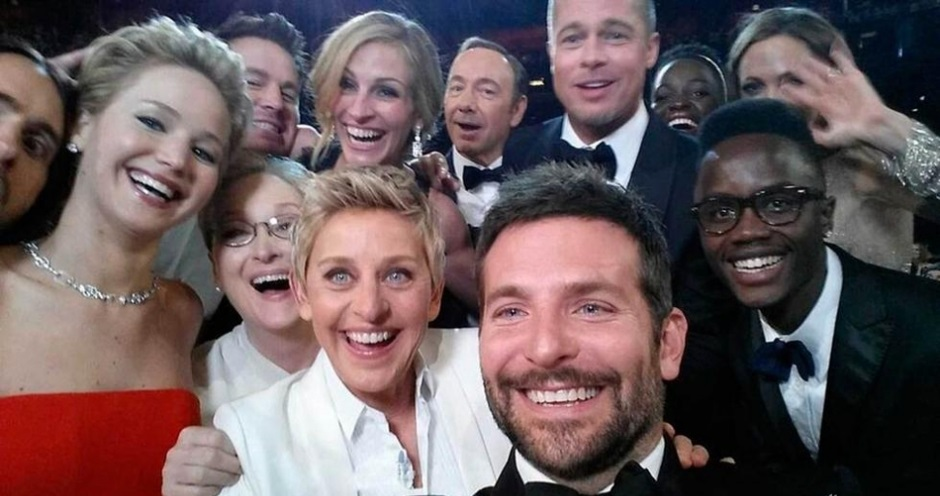
#> input picture ch4.未有深度学习之前/haar/faces.jpg, 940 x 496 px
$ python FaceDetection_TemplateMatching.py
#> lines starting #> are read from the running program, lines starting #| are printed output that depends on the picture
import cv2
import numpy as np

# 读取图片，彩色模式
img_color = cv2.imread('faces.jpg',cv2.IMREAD_COLOR)
#> img_color is the input picture: shape (496, 940, 3); mean B, G, R 92.7, 90.4, 106.6
# 读取图片，灰度模式
img_gray = cv2.imread('faces.jpg',cv2.IMREAD_GRAYSCALE)
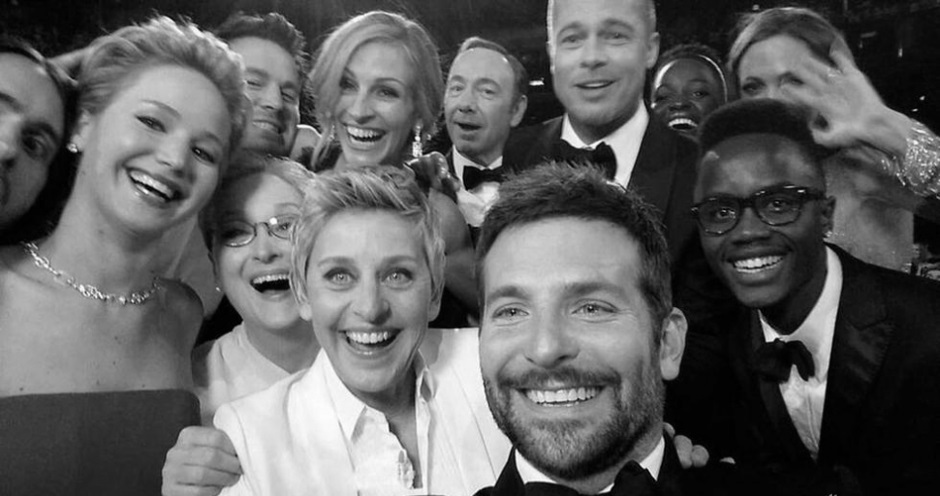
#> img_gray: shape (496, 940); min 0, max 253, mean 95.5
# 读取人脸模板图片，灰度模式
template = cv2.imread('face_template1.jpg',cv2.IMREAD_GRAYSCALE)
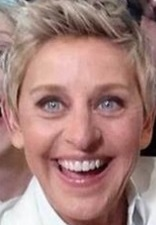
#> input picture ch4.未有深度学习之前/haar/face_template1.jpg, 156 x 225 px
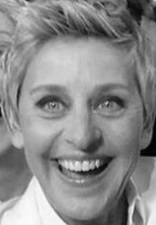
#> template: shape (225, 156); min 1, max 253, mean 138
# 获取模板尺寸
w, h = template.shape[::-1]
#> w = 156; h = 225
# 模板匹配方法数组
methods = ['cv2.TM_CCOEFF', 'cv2.TM_CCOEFF_NORMED', 'cv2.TM_CCORR', 'cv2.TM_CCORR_NORMED', 'cv2.TM_SQDIFF', 'cv2.TM_SQDIFF_NORMED']
# 遍历匹配方法
for meth in methods:
    # 拷贝图片
    img_color2 = img_color.copy()
    img_gray2 = img_gray.copy()
    # 把字符串转换成代码
    method = eval(meth)
    # 模板匹配
    res = cv2.matchTemplate(img_gray2,template,method)
    # 获取匹配结果的最大、最小值，及其位置
    min_val, max_val, min_loc, max_loc = cv2.minMaxLoc(res)
    # TM_SQDIFF 和 TM_SQDIFF_NORMED匹配方法：值越小，越相似
    if method in [cv2.TM_SQDIFF, cv2.TM_SQDIFF_NORMED]:
        # 取最小值位置，作为矩形框左上角位置
        top_left = min_loc
    else:
        # 取最大值位置，作为矩形框左上角位置
        top_left = max_loc
    # 根据模板尺寸计算出：矩形框右下角位置
    bottom_right = (top_left[0] + w, top_left[1] + h)
    # 画矩形框
    cv2.rectangle(img_color2,top_left, bottom_right, 255, 2)
    # 显示画好矩形框的图片
    cv2.namedWindow(meth, cv2.WINDOW_AUTOSIZE)
    cv2.imshow(meth,img_color2)
    # 等待退出键
    cv2.waitKey(0)
#> this loop made 6 passes
#> (min_val, max_val, min_loc, top_left, bottom_right) on passes 1 to 4: (-40315820, 80955064, (123, 248), (288, 172), (444, 397)), (-0.377, 1, (122, 248), (288, 172), (444, 397)), (137204928, 892142848, (655, 271), (232, 271), (388, 496)), (0.442, 1, (689, 271), (288, 172), (444, 397))
#> (min_val, max_val, max_loc, top_left, bottom_right) on passes 5 to 6: (48832, 603208192, (689, 271), (288, 172), (444, 397)), (6.51e-05, 1, (633, 0), (288, 172), (444, 397))
#> pass 1, `res = cv2.matchTemplate(img_gray2,template,method)`:
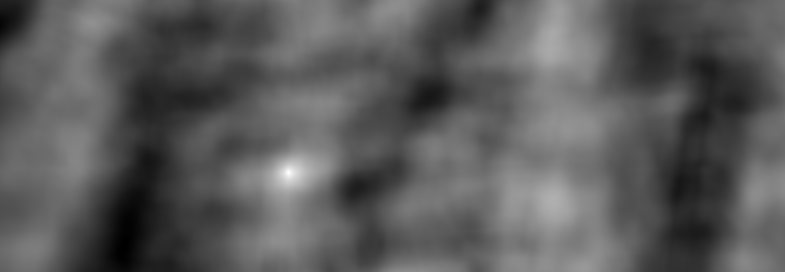
#> res: shape (272, 785) float32; min -40315820, max 80955064, mean 3060203.8; drawn with min black and max white
#> pass 1, `cv2.imshow(meth,img_color2)`:
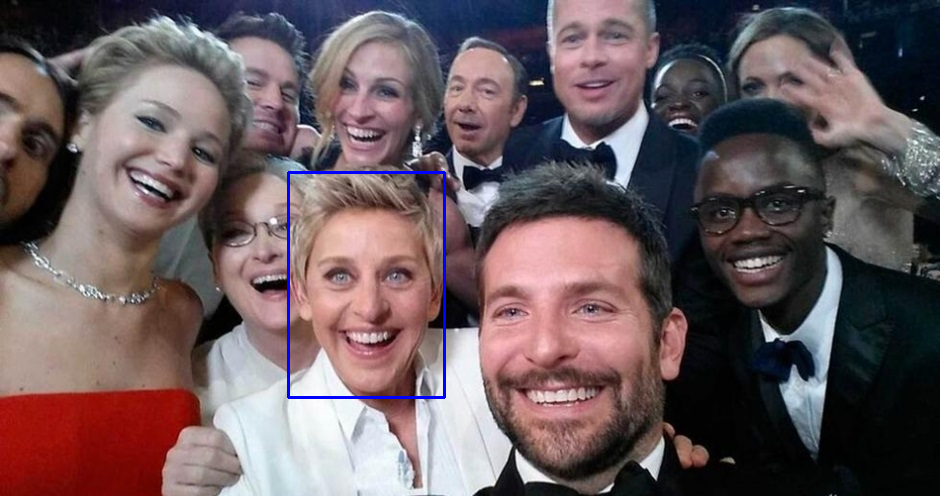
#> window 'cv2.TM_CCOEFF': shape (496, 940, 3); mean B, G, R 93.3, 89.8, 105.9
#> pass 3, `res = cv2.matchTemplate(img_gray2,template,method)`:
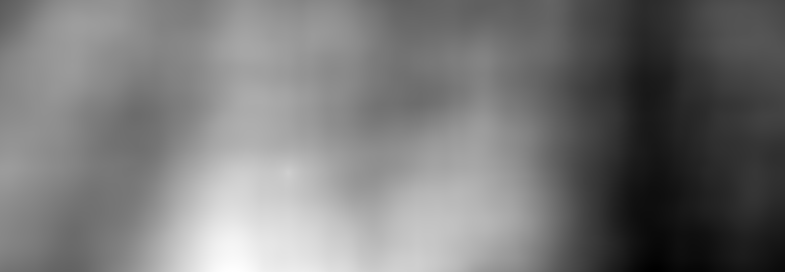
#> res: shape (272, 785) float32; min 137204928, max 892142848, mean 493193472; drawn with min black and max white
#> after the loop:
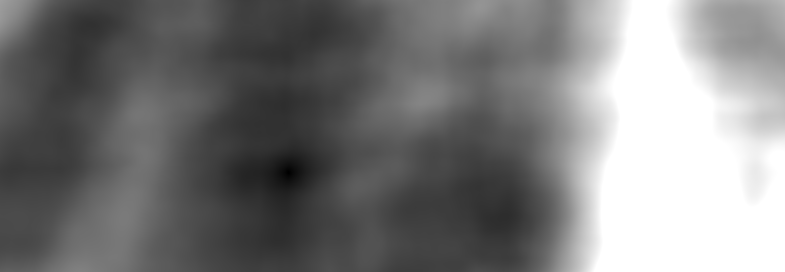
#> res: shape (272, 785) float32; min 6.51e-05, max 1, mean 0.482
# 销毁显示窗口
cv2.destroyAllWindows()
